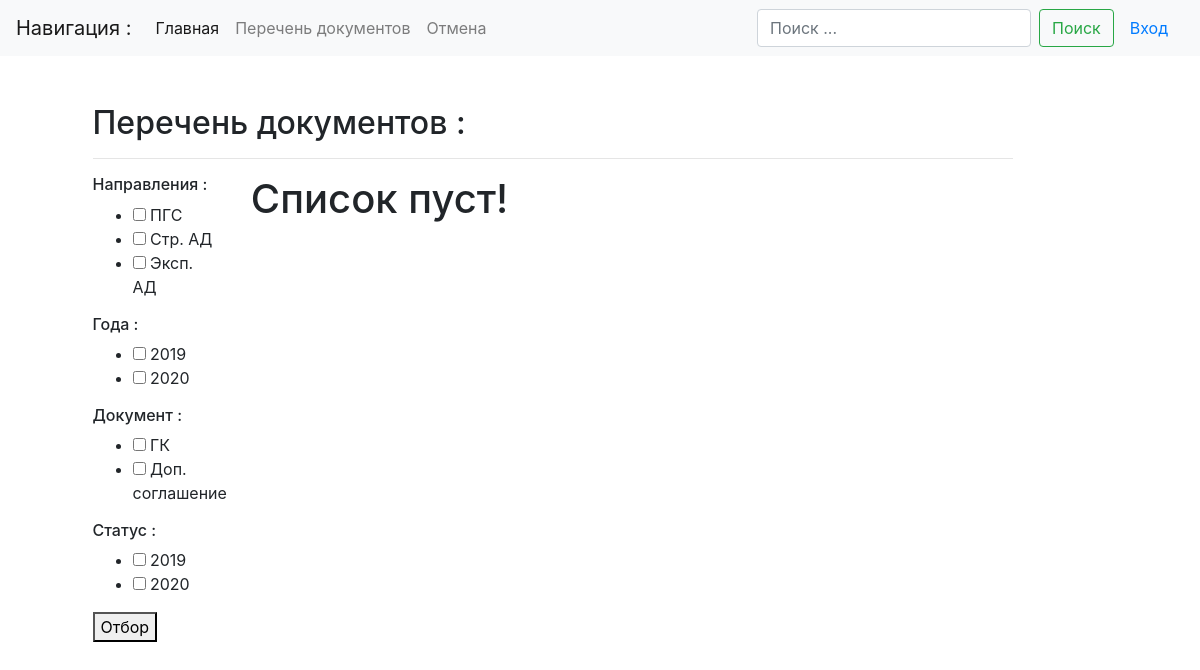
The page /list/ on the database as committed earlier.
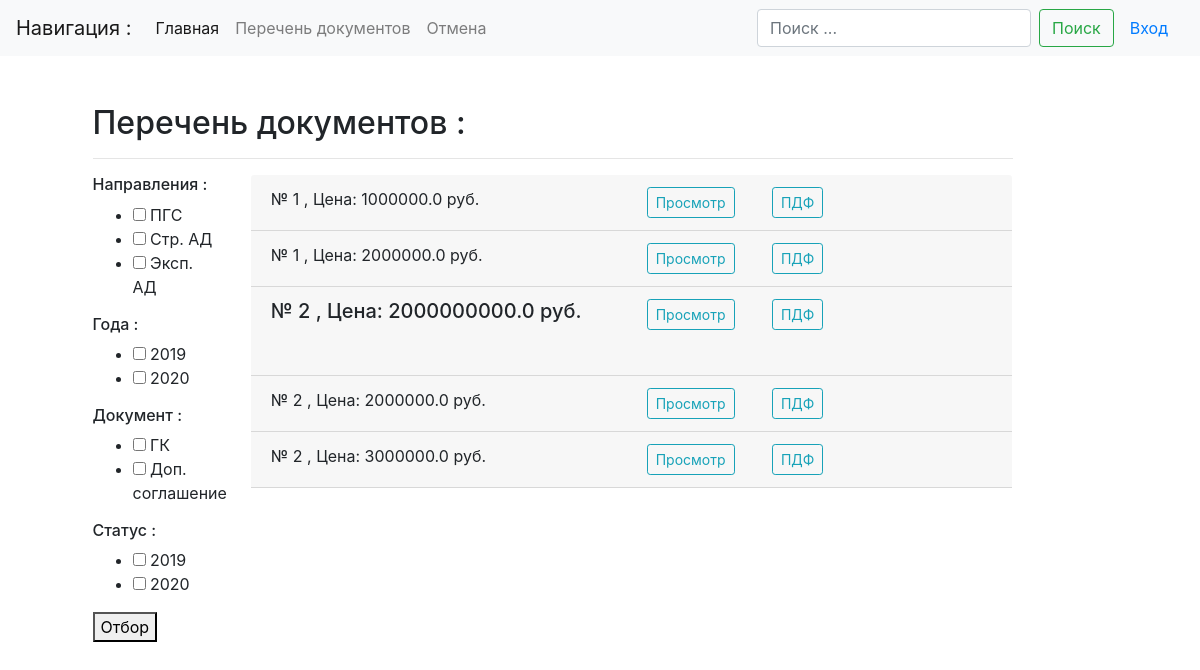
The same page on the database as committed later.
### docslist/models.py (models this page shows, shortened)
class Initiator(models.Model):
    name = models.CharField(max_length=100, unique=True, db_index=True, verbose_name='Инициатор')
    description = models.TextField("Описание")
    url = models.SlugField(max_length=160, unique=True)
    class Meta:
        verbose_name = "Инициатор"
        verbose_name_plural = "Инициаторы"
        ordering = ('name',)  # сортировка

class TypeDoc(models.Model):
    name = models.CharField(max_length=100, unique=True, db_index=True, verbose_name='Документ')
    description = models.TextField("Описание")
    url = models.SlugField(max_length=160, unique=True)
    class Meta:
        verbose_name = "Тип документа"
        verbose_name_plural = "Типы документов"
        ordering = ('name',)  # сортировка

class Docs(models.Model):
    num_contract = models.CharField('Номер контракта', max_length=20, db_index=True, default='-')
    title = models.CharField('Наименование объекта', max_length=500, db_index=True, default='-')
    type_doc = models.ForeignKey(TypeDoc, on_delete=models.DO_NOTHING, verbose_name='Документ', default='-')
    year = models.PositiveSmallIntegerField('Год', default='1970')
    c_contract = models.FloatField('Цена контракта, руб.', max_length=50, default=0)
    ini_contract = models.ForeignKey(Initiator, on_delete=models.DO_NOTHING, verbose_name='Инициатор', null=True)
    uch_contract = models.ForeignKey(Contractor, on_delete=models.DO_NOTHING, verbose_name='Подрядчик', null=True)
    in_contract = models.DateField('Дата подписания контракта', default=date.today)
    in_work = models.DateField('Дата начала работ', default=date.today)
    out_work = models.DateField('Дата окончания работ', default=date.today)
    stat_contract = models.ForeignKey(StatusDoc, on_delete=models.DO_NOTHING, verbose_name='Статус', default='-')
    file_obj = models.FileField('Файл документа', upload_to='')
    url = models.SlugField(max_length=130, unique=True)
    data_stamp = models.DateTimeField(auto_now_add=True)
    class Meta:
        verbose_name = "Документ"
        verbose_name_plural = "Документы"
        ordering = ('year', 'num_contract',)  # сортировка

### docslist/views.py (the view)
# urls.py: path('list/', DocsListView.as_view(), name='docs-list'),
class DocsListView(FilterParameters, ListView):
    queryset = Docs.objects.filter(stat_contract=2).exclude(type_doc=3)
    context_object_name = 'docs'
    template_name = 'docslist/docs_list.html'
    paginate_by = 5

### docslist/views.py (called while the page is built)
    def get_years(self):
        return Docs.objects.values('year').annotate(count=Count('year')).order_by()

    def get_initiator(self):
        return Initiator.objects.all()

    def get_type(self):
        return TypeDoc.objects.exclude(id=3)

### templates/docslist/docs_list.html (shortened to what this page needs)
{% extends "base.html" %}
{% block content %}
<h2 class="mb-3">Перечень документов :</h2><hr>
    <div class="row">
        <div class="col-md-2" >
            <form action="{% url 'filter' %}" method="get">
            <h6> Направления :</h6>
                <div>
                    <ul>
                        {% for initiator in view.get_initiator %}
                            <li class="editContent">
                                <input type="checkbox" class="checked" name="initiator" value="{{ initiator.name }}">
                                <span class="span editContent">{{ initiator.name }}</span>
                            </li>
                        {% endfor %}
                    </ul>
                </div>
            <h6> Года :</h6>
                <div>
                    <ul>
                        {% for doc in view.get_years %}
                            <li class="editContent">
                                <input type="checkbox" class="checked" name="year" value="{{ doc.year }}">
                                <span class="span editContent">{{ doc.year }}</span>
                            </li>
                        {% endfor %}
                    </ul>
                </div>
            <h6> Документ :</h6>
                <div>
                    <ul>
                        {% for typedoc in view.get_type %}
                            <li class="editContent">
                                <input type="checkbox" class="checked" name="typedoc" value="{{ typedoc.name }}">
                                <span class="span editContent">{{ typedoc.name }}</span>
                            </li>
                        {% endfor %}
                    </ul>
                </div>
            <h6> Статус :</h6>
                <div>
                    <ul>
                        {% for doc in view.get_years %}
                            <li class="editContent">
                                <input type="checkbox" class="checked" name="year" value="{{ doc.year }}">
                                <span class="span editContent">{{ doc.year }}</span>
                            </li>
                        {% endfor %}
                    </ul>
                </div>
            <button type="submit">Отбор</button>
            </form>
        </div>
        <div class="col-md-10">
            {% for doc in object_list %}
                <div class="card-header">
                    <div class="row">
                        <div class="col-md-6" >
                            {% if doc.type_doc.id == 1 %}
                                <h5> № {{ doc.num_contract }} , Цена: {{ doc.c_contract}} руб.</h5><br>
                            {% else %}
                                <h7> № {{ doc.num_contract }}  ,  Цена: {{ doc.c_contract}} руб.</h7><br>
                            {% endif %}
                        </div>
                            <div class="col-md-2"><a href="{% url 'doc-detail' doc.id %}" class="btn btn-sm btn-outline-info my-2 my-sm-0" role="group" aria-disabled="true">Просмотр</a></div>
                            <div class="col-md-2"><a href="{% url 'doc-pdf-view' doc.id %}" class="btn btn-sm btn-outline-info my-2 my-sm-0" role="group" aria-disabled="true">ПДФ</a></div>
                    </div>
                </div>
            {% empty %}
                <h1>Список пуст!</h1>
            {% endfor %}
            <br>
            <br>
        </div>
    </div>
{% endblock content %}

Rows that differ between the two databases and show on the page:
now on this page (row edited): Docs: num_contract "1", c_contract "1000000.0"
now on this page (row edited): Docs: num_contract "1", c_contract "2000000.0"
now on this page (row edited): Docs: num_contract "2", c_contract "2000000000.0"
now on this page (row edited): Docs: num_contract "2", c_contract "2000000.0"
now on this page (row edited): Docs: num_contract "2", c_contract "3000000.0"
Other text that changed with them:
text no longer shown: "Список пуст!"
